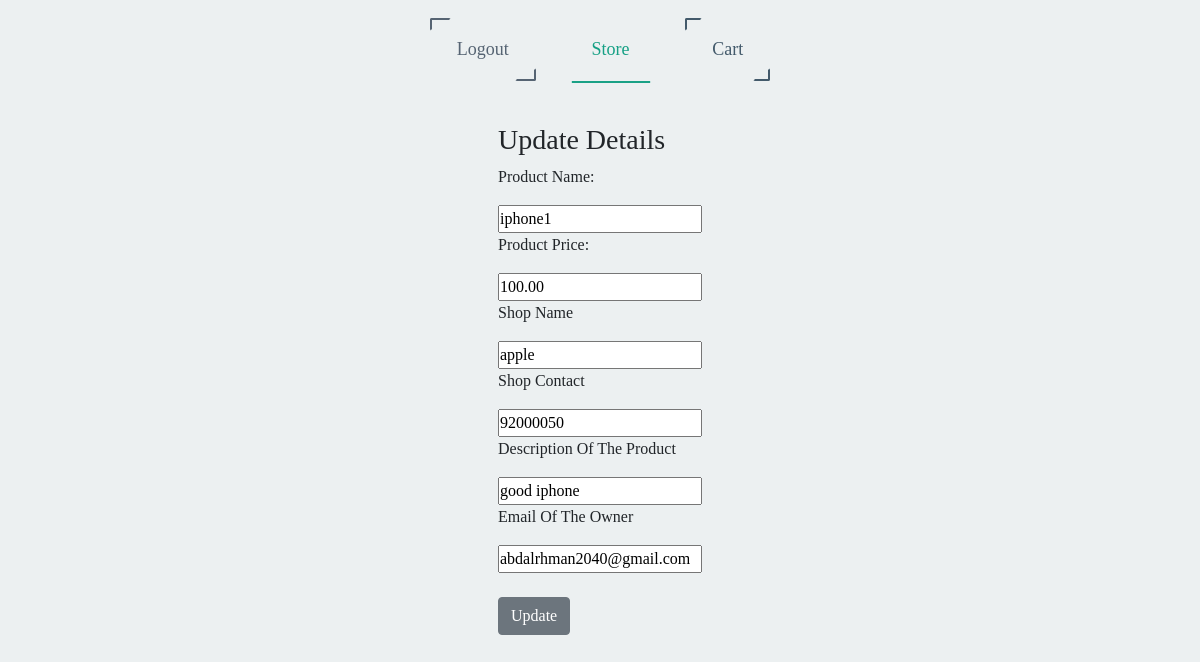
Screenshot of /edit/1 (signed in) with the database file from the repository.
### Products/models.py (models this page shows)
class product(models.Model):
    pName = models.CharField(max_length=20)
    nameShop = models.CharField(max_length=20)
    shopContact = models.CharField(max_length=20)
    description = models.CharField(max_length=500)
    email = models.EmailField()
    pPrice = models.DecimalField(max_digits=5, decimal_places=2, default=9.99)
    users = models.ManyToManyField(User , null=True , blank=True)

### Products/views.py (the view)
# urls.py: path('edit/<int:product_id>' ,views.edit , name="edit" ),
@login_required
def edit(request, product_id):
     products = product.objects.get(id=product_id)
     return render(request,'Products/edit.html', {'product':products})

### Products/templates/Products/edit.html (shortened to what this page needs)
{%extends 'Products/layout.html'%}
{%load static%}
{%block body%}
<link rel="stylesheet" href="{% static 'Products/editPage.css'%}">
    <link rel="stylesheet" href="https://stackpath.bootstrapcdn.com/bootstrap/4.5.0/css/bootstrap.min.css">
    <div class="container my">
      <link rel="stylesheet" href="{% static 'Products/styleH.css'%}">
      <a href="{% url 'logout' %}">
        <button class="button type1">
          Logout
        </button>
      </a>
    <a href="{% url 'home' %}">
      <button class="button type2">
        Store
      </button>
    </a>
      <a href="{% url 'Cart' %}">
        <button class="button type3">
          Cart
        </button>
      </a>
    </div>
<form action="{% url 'update' product.id %}" method="POST">
    <div>
        <br>
        <h3>Update Details</h3>
    </div>
    <div>
        <p>Product Name:</p>
        <div>
            <input type="text" name="pName" value="{{product.pName}}" />
        </div>
    </div>
    <div>
        <p>Product Price:</p>
        <div>
            <input type="text" name="pPrice" value="{{product.pPrice}}" />
        </div>
    </div>
    <div>
        <p>Shop Name</p>
        <div>
            <input type="text" name="nameShop" value="{{product.nameShop}}" />
        </div>
    </div>
    <div>
        <p>Shop Contact</p>
        <div>
            <input type="text" name="shopContact" value="{{product.shopContact}}" />
        </div>
    </div>
    <div>
        <p>Description Of The Product</p>
        <div>
            <input type="text" name="description" value="{{product.description}}" />
        </div>
    </div>
    <div>
        <p>Email Of The Owner</p>
        <div>
            <input type="email" name="email" value="{{product.email}}" />
        </div>
    </div>
    <div>
        <br>
        <button type="submit" class="btn btn-secondary">Update</button>
    </div>
</form>
{%endblock body%}

### Products/static/Products/editPage.css (style rules this page uses)
body { font-family: Mukta, sans-serif; height: 40vh; display: grid; justify-content: center; align-items: center; color: #4f546c; font-size: 1.5rem; background-color: #e6e6e6; }

### Products/static/Products/styleH.css (style rules this page uses)
body { margin: 0 !important; padding: 0 !important; width: 100%; height: 100vh; display: flex; justify-content: flex-start; align-items: center; flex-direction: column; font-family: Raleway; background-color: #ecf0f1; min-height: 100%; }
.my { display: flex; justify-content: center; }
.button { position: relative; padding: 1em 1.5em; border: none; background-color: transparent; cursor: pointer; outline: none; font-size: 18px; margin: 1em 0.8em; }
.button.type1 { color: #566473; }
.button.type1::after, .button.type1::before { content: ''; display: block; position: absolute; width: 20%; height: 20%; border: 2px solid; transition: all 0.6s ease; border-radius: 2px; }
.button.type1::after { bottom: 0; right: 0; border-top-color: transparent; border-left-color: transparent; border-bottom-color: #566473; border-right-color: #566473; }
.button.type1::before { top: 0; left: 0; border-bottom-color: transparent; border-right-color: transparent; border-top-color: #566473; border-left-color: #566473; }
.button.type2 { color: #16a085; }
.button.type2::after, .button.type2::before { content: ''; display: block; position: absolute; top: 100%; left: 0; width: 100%; height: 2px; background-color: #16a085; transition: all 0.3s ease; transform: scale(0.85); }
.button.type3 { color: #435a6b; }
.button.type3::after, .button.type3::before { content: ''; display: block; position: absolute; width: 20%; height: 20%; border: 2px solid; transition: all 0.6s ease; border-radius: 2px; }
.button.type3::after { bottom: 0; right: 0; border-top-color: transparent; border-left-color: transparent; border-bottom-color: #435a6b; border-right-color: #435a6b; }
.button.type3::before { top: 0; left: 0; border-bottom-color: transparent; border-right-color: transparent; border-top-color: #435a6b; border-left-color: #435a6b; }

### rows the page displays
product: pName "iphone1", pPrice "100.00", nameShop "apple", shopContact "92000050", description "good iphone", email "abdalrhman2040@gmail.com"
